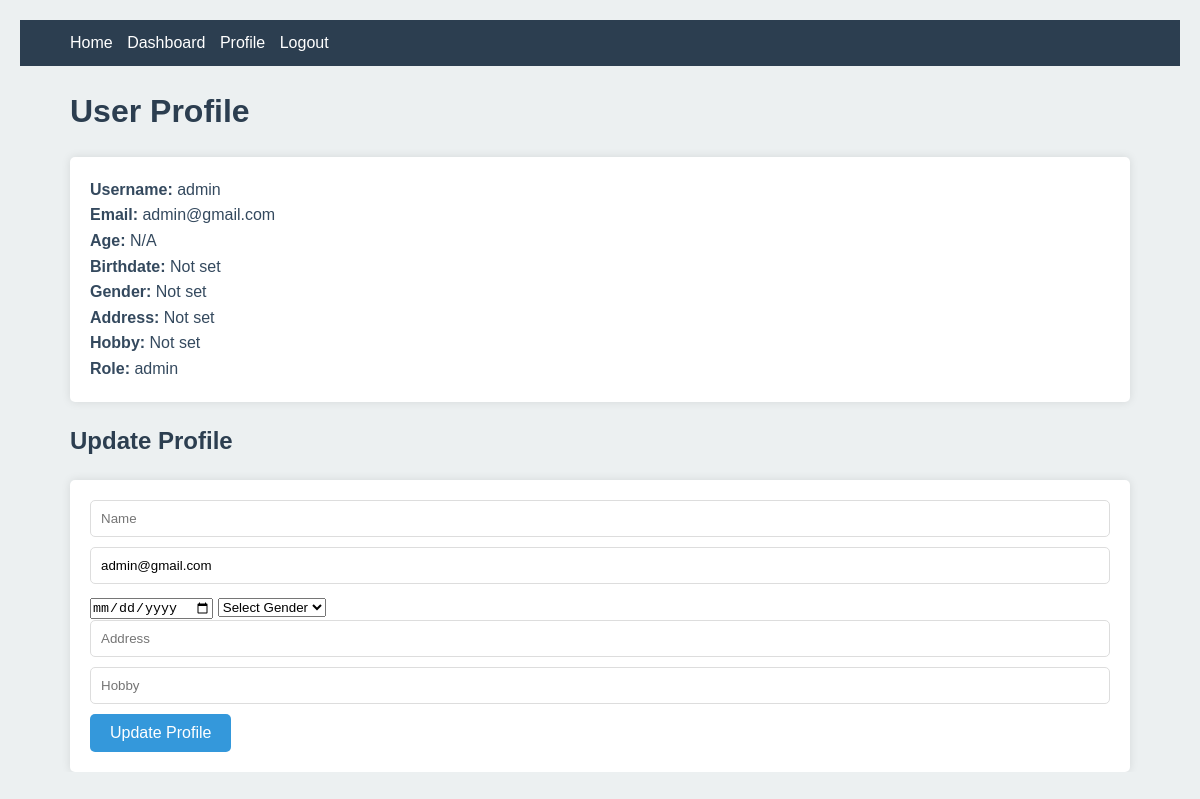
Screenshot of /user-profile.php (signed in) with the database file from the repository.
### tables this page shows
CREATE TABLE `users` (
  `id` int(11) NOT NULL,
  `username` varchar(50) NOT NULL,
  `email` varchar(100) NOT NULL,
  `password` varchar(255) NOT NULL,
  `name` varchar(100) DEFAULT NULL,
  `role` enum('user','admin','student','instructor','superadmin') DEFAULT NULL,
  `birthdate` date DEFAULT NULL,
  `gender` varchar(10) DEFAULT NULL,
  `address` text DEFAULT NULL,
  `hobby` varchar(255) DEFAULT NULL
);

### controllers/AuthController.php (called while the page is built, shortened)
<?php
require_once 'config/database.php';
require_once 'models/User.php';
class AuthController {
    private $user;
    public function __construct() {
        global $pdo;
        $this->user = new User($pdo);
    }
    public function isLoggedIn() {
        return isset($_SESSION['user_id']);
    }
    public function getCurrentUser() {
        if ($this->isLoggedIn()) {
            return $this->user->getByUsername($_SESSION['username']);
        }
        return null;
    }
}
?>

### models/User.php (called while the page is built, shortened)
<?php
class User {
    private $pdo;
    public function __construct($pdo) {
        $this->pdo = $pdo;
    }
    public function getByUsername($username) {
        $stmt = $this->pdo->prepare("SELECT * FROM users WHERE username = :username LIMIT 1");
        $stmt->execute(['username' => $username]);
        return $stmt->fetch(PDO::FETCH_ASSOC);
    }
}
?>

### user-profile.php (the view, shortened to what this page needs)
<?php
require_once 'controllers/AuthController.php';
require_once 'models/User.php';
$auth = new AuthController();
$user = $auth->getCurrentUser();
$userModel = new User($pdo);
$age = $user['birthdate'] ? $userModel->calculateAge($user['birthdate']) : 'N/A';
?>
<!DOCTYPE html>
<html lang="en">
<head>
    <link rel="stylesheet" href="css/styles.css">
</head>
<body>
    <nav>
        <div class="container">
            <ul>
                <li><a href="index.php">Home</a></li>
                <li><a href="dashboard.php">Dashboard</a></li>
                <li><a href="user-profile.php">Profile</a></li>
                <li><a href="logout.php">Logout</a></li>
            </ul>
        </div>
    </nav>
    <div class="container">
        <h1>User Profile</h1>
        <div class="profile-info">
            <p><strong>Username:</strong> <?php echo htmlspecialchars($user['username']); ?></p>
            <p><strong>Email:</strong> <?php echo htmlspecialchars($user['email']); ?></p>
            <p><strong>Age:</strong> <?php echo $age; ?></p>
            <p><strong>Birthdate:</strong> <?php echo htmlspecialchars($user['birthdate'] ?? 'Not set'); ?></p>
            <p><strong>Gender:</strong> <?php echo htmlspecialchars($user['gender'] ?? 'Not set'); ?></p>
            <p><strong>Address:</strong> <?php echo htmlspecialchars($user['address'] ?? 'Not set'); ?></p>
            <p><strong>Hobby:</strong> <?php echo htmlspecialchars($user['hobby'] ?? 'Not set'); ?></p>
            <p><strong>Role:</strong> <?php echo htmlspecialchars($user['role']); ?></p>
        </div>
        <h2>Update Profile</h2>
        <form method="POST">
            <input type="text" name="name" value="<?php echo htmlspecialchars($user['name'] ?? ''); ?>" placeholder="Name" required>
            <input type="email" name="email" value="<?php echo htmlspecialchars($user['email']); ?>" placeholder="Email" required>
            <input type="date" name="birthdate" value="<?php echo htmlspecialchars($user['birthdate'] ?? ''); ?>" placeholder="Birthdate">
            <select name="gender">
                <option value="">Select Gender</option>
            </select>
            <input type="text" name="address" value="<?php echo htmlspecialchars($user['address'] ?? ''); ?>" placeholder="Address">
            <input type="text" name="hobby" value="<?php echo htmlspecialchars($user['hobby'] ?? ''); ?>" placeholder="Hobby">
            <button type="submit" class="btn">Update Profile</button>
        </form>
    </div>
</body>
</html>

### css/styles.css (style rules this page uses)
:root { --primary-color: #3498db; --secondary-color: #2c3e50; --background-color: #ecf0f1; --text-color: #34495e; --error-color: #e74c3c; --success-color: #2ecc71; }
* { box-sizing: border-box; margin: 0; padding: 0; }
body { font-family: 'Arial', sans-serif; line-height: 1.6; color: var(--text-color); background-color: var(--background-color); padding: 20px; }
.container { max-width: 1100px; margin: 0 auto; overflow: hidden; padding: 0 20px; }
h1, h2 { margin-bottom: 20px; color: var(--secondary-color); }
a { color: var(--primary-color); text-decoration: none; }
.btn { display: inline-block; padding: 10px 20px; background: var(--primary-color); color: #fff; border: none; cursor: pointer; font-size: 16px; border-radius: 5px; transition: background-color 0.3s ease; }
form { background: #fff; padding: 20px; border-radius: 5px; box-shadow: 0 0 10px rgba(0, 0, 0, 0.1); }
input[type="text"], input[type="email"], input[type="password"] { width: 100%; padding: 10px; margin-bottom: 10px; border: 1px solid #ddd; border-radius: 5px; }
nav { background: var(--secondary-color); color: #fff; padding: 10px 0; margin-bottom: 20px; }
nav ul { list-style-type: none; padding: 0; }
nav ul li { display: inline; margin-right: 10px; }
nav ul li a { color: #fff; }
.profile-info { background: #fff; padding: 20px; border-radius: 5px; box-shadow: 0 0 10px rgba(0, 0, 0, 0.1); margin-bottom: 20px; }

### rows the page displays
users: username "admin", email "admin@gmail.com", birthdate "N/A", birthdate "Not set", gender "Not set", address "Not set", hobby "Not set", role "admin"
